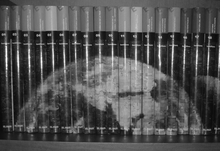
%> input picture Practicas/Practica4_SimulacionFiltradoRuido/P4.tif, 220 x 151 px, shrunk from 637 x 436 before the run
$ octave Practica_4_segunda_parte.m   (GNU Octave 9; MATLAB toolbox functions it lacks are replaced by stand-ins)
%> lines starting %> are read from the running program, lines starting %| are printed output that depends on the picture
### Practicas/Practica4_SimulacionFiltradoRuido/mascaraFiltroGaussiano.m
function mascara = mascaraFiltroGaussiano(W, desviacionTipica)

% Centro de la máscara WxW
center = (W-1)/2;

% Inicializar la máscara del filtro Gaussiano
filtroGaussiano = zeros(W);

% Calcular la máscara del filtro Gaussiano manualmente
for i = 1:W
    for j = 1:W
        % Distancias desde el centro de la máscara
        x = i - center - 1;
        y = j - center - 1;

        % Calcular el valor del filtro Gaussiano en (i,j)
        filtroGaussiano(i, j) = (1/(2*pi*desviacionTipica^2)) * ...
        exp(-(x^2 + y^2)/(2*desviacionTipica^2));
    end
end

% Normalizar la máscara del filtro Gaussiano, la normalización de
% la máscara del filtro gaussiano se realiza para garantizar que
% la suma de todos los elementos de la máscara sea igual a 1.
% Esto es crucial para que la convolución con la máscara no altere
% la intensidad global de la imagen.
mascara = filtroGaussiano / sum(filtroGaussiano(:));

end

### Practicas/Practica4_SimulacionFiltradoRuido/Funcion_FiltroMediana.m
function imagenFiltrada = Funcion_FiltroMediana(imagen, ...
    matrizVecindad, opcionPadding)

    % Obtenemos tamaño de la imagen
    [filas, columnas] = size(imagen);

    % Obtenemos tamaño de la matriz de vecindad
    [filasVecindad, columnasVecindad] = size(matrizVecindad);

    % Redondeamos el numero de filas y de columnas de la ventana
    numFilVent = floor(filasVecindad);
    numColVent = floor(columnasVecindad);

    % Calcular el margen para el relleno
    margenFilas = floor(numFilVent / 2);
    margenColumnas = floor(numColVent / 2);

    if opcionPadding == "zeros"
        % En el caso de zeros como la opcion no existe, no se utiliza
        % ninguna opción de relleno en padarray
        imagenRellenada = padarray(imagen, [margenFilas, margenColumnas]);
    else
        imagenRellenada = padarray(imagen, [margenFilas, margenColumnas], ...
            opcionPadding);
    end

    for fila = 1 + margenFilas : filas + margenFilas
        for columna = 1 + margenColumnas : columnas + margenColumnas
            % Obtener la ventana de vecindad
            ventana = imagenRellenada(fila - margenFilas : fila ...
                + margenFilas, columna - margenColumnas : columna ...
                + margenColumnas);

            % Calcular la mediana
            [filasVentana, columnasVentana] = size(ventana);

            % Pixeles sobre los que calcular la mediana
            pixelesOperacion = [];

            for filaVentana = 1:filasVentana
                for columnaVentana = 1:columnasVentana
                    if matrizVecindad(filaVentana, columnaVentana) == 1
                        pixelesOperacion = [pixelesOperacion, ...
                            double(ventana(filaVentana, columnaVentana))];
                    end
                end
            end

            pixelNuevo = median(pixelesOperacion);

            imagenFiltrada(fila, columna) = uint8(pixelNuevo);
        end
    end

    % Recortar la imagen de salida al tamaño original
    imagenFiltrada = imagenFiltrada(1 + margenFilas : filas ...
        + margenFilas, 1 + margenColumnas : columnas + margenColumnas);

end

### Practicas/Practica4_SimulacionFiltradoRuido/Funcion_FiltAdapt.m
function imagenFiltroAdaptativo = Funcion_FiltAdapt(imagen, matrizVecindad, ...
    varianzaRuido, opcionPadding)

    % Obtenemos tamaño de la imagen
    [filas, columnas] = size(imagen);

    % Obtenemos tamaño de la matriz de vecindad
    [filasVecindad, columnasVecindad] = size(matrizVecindad);

    % Redondeamos el numero de filas y de columnas de la ventana
    numFilVent = floor(filasVecindad);
    numColVent = floor(columnasVecindad);

    % Calcular el margen para el relleno
    margenFilas = floor(numFilVent / 2);
    margenColumnas = floor(numColVent / 2);

    if opcionPadding == "zeros"
        % En el caso de zeros como la opcion no existe, no se utiliza
        % ninguna opción de relleno en padarray
        imagenRellenada = padarray(imagen, [margenFilas, margenColumnas]);
    else
        imagenRellenada = padarray(imagen, [margenFilas, margenColumnas], ...
            opcionPadding);
    end

    % Creamos la imagen con filtro adaptativo
    imagenFiltroAdaptativo = zeros(size(imagenRellenada), "uint8");

    for fila = 1 + margenFilas : filas + margenFilas
        for columna = 1 + margenColumnas : columnas + margenColumnas
            % Obtener la ventana de vecindad
            ventana = imagenRellenada(fila - margenFilas : fila ...
                + margenFilas, columna - margenColumnas : columna ...
                + margenColumnas);

            % Calcular la mediana
            [filasVentana, columnasVentana] = size(ventana);

            % Pixeles sobre los que calcular la mediana
            pixelesOperacion = [];

            for filaVentana = 1:filasVentana
                for columnaVentana = 1:columnasVentana
                    if matrizVecindad(filaVentana, columnaVentana) == 1
                        pixelesOperacion = [pixelesOperacion, ...
                            double(ventana(filaVentana, columnaVentana))];
                    end
                end
            end

            pixelNuevo = double(imagenRellenada(fila, columna)) - ...
            (varianzaRuido / (varianzaRuido + power(std(pixelesOperacion), 2))) ...
            * (double(imagenRellenada(fila, columna)) - ...
            mean(pixelesOperacion, 'all'));

            imagenFiltroAdaptativo(fila, columna) = uint8(pixelNuevo);

            %disp("Pixel antiguo: " + imagenRellenada(fila, columna));
            %disp("Pixel nuevo: " + uint8(pixelNuevo));
        end
    end

    % Recortar la imagen de salida al tamaño original
    imagenFiltroAdaptativo = imagenFiltroAdaptativo(1 + margenFilas : filas ...
        + margenFilas, 1 + margenColumnas : columnas + margenColumnas);
end

### Practicas/Practica4_SimulacionFiltradoRuido/Funcion_FiltAdaptMatricial.m
function imagenFiltroAdaptativo = Funcion_FiltAdaptMatricial(imagen, ...
    matrizVecindad, varianzaRuido, opcionPadding)

    % Creamos un filtro promediador de tamaño 7x7 con fspecial
    filtroPromediador = fspecial('average', [7 7]);

    % Obtenemos la varianza local de la ventana bajo consideración
    varianzaLocal = power(stdfilt(imagen, matrizVecindad), 2);

    % Variable para la convolucion mediante varianza
    % ya que se quiere hacer de forma matricial, se calcula
    % a modo de matriz y se multiplicara por todos los pixeles
    % de la imagen sin filtrar
    h = varianzaRuido ./ (varianzaRuido + varianzaLocal);

    imagenFiltradaMatricial = h .* double(imagen) + (1 - h) .* ...
    double(imfilter(imagen, filtroPromediador, opcionPadding));

    imagenFiltroAdaptativo = uint8(imagenFiltradaMatricial);

end

### Practicas/Practica4_SimulacionFiltradoRuido/Practica_4_segunda_parte.m
imagenP4 = imread("P4.tif");
%> imagenP4 is the input picture: size 151x220 uint8; min 7, max 255, mean 81

% Sal y pimienta con p = 0.9 y q = 0.95
p = 0.9;
q = 0.95;
% Porcentaje de pixeles con ruido sal y pimienta
porcentajePimienta = q - p;
porcentajeSal = 1 - q;

% Generar la matriz x, uniforme de rango (0, 1)
x = rand(size(imagenP4));

% Primera condición, pixeles originales
x(x < p) = imagenP4(x < p);

% Segunda condición
x(p <= x & x < q) = 0;
%> x: size 151x220 double; min 0, max 255, mean 72.8

% Tercera condición
x(q <= x & x < 1) = 255;
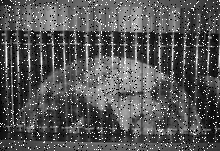
%> x: size 151x220 double; min 0, max 255, mean 85.4

imagenP4SalYPimienta = uint8(x);

% Apartado a
% -------------------------------------------------------------------------

% Definimos una desviación estandar de 1, ya que W = 5
desviacionEstandar = 1;

% Se calcula el tamaño del filtro
W = 5 * desviacionEstandar;

% Creamos la máscara en codigo Matlab
mascaraCodigoMatlab = mascaraFiltroGaussiano(W, desviacionEstandar);

imagenP4FiltradaCodigoMatlab = imfilter(imagenP4SalYPimienta, ...
    mascaraCodigoMatlab, "conv", "replicate");

% Se crea la máscara del filtro gaussiano utilizando fspecial
% con las dimensiones designadas por W
filtroGaussiano = fspecial("gaussian", [W, W], ...
    desviacionEstandar);

% Se aplica la convolución con imfilter
imagenFiltradaFspecial = imfilter(imagenP4SalYPimienta, ...
    filtroGaussiano, ...
    "conv", "replicate");

% Mostrar las imágenes original y filtrada
subplot(3, 1, 1);
imshow(imagenP4SalYPimienta);
title("Imagen P4 Sal y Pimienta");

subplot(3, 1, 2);
imshow(imagenFiltradaFspecial);
title("Imagen Filtrada con Filtro Gaussiano fspecial");

subplot(3, 1, 3);
imshow(imagenP4FiltradaCodigoMatlab);
title("Imagen Filtrada con Codigo Matlab");

if isequal(imagenFiltradaFspecial, imagenP4FiltradaCodigoMatlab)
    disp("Ambas imagenes [imagenFiltradaFspecial, imagenP4FiltradaCodigoMatlab " ...
    + "son idénticas");
end

% Apartado b
% -------------------------------------------------------------------------
matrizVecindad = randi([0, 1], 5, 5);
imagenP4FiltroMediana = Funcion_FiltroMediana(imagenP4SalYPimienta, ...
    matrizVecindad, "symmetric");
%> after the loop in Funcion_FiltroMediana, `for fila = 1 + margenFilas : filas + margenFilas`:
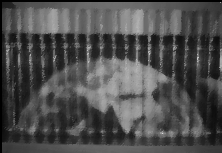
%> imagenFiltrada: size 153x222 uint8; min 0, max 217, mean 76.9

imagenP4FiltroMedianaConMedfilt2 = medfilt2(imagenP4SalYPimienta, ...
    [5, 5], "symmetric");

figure;

subplot(1, 2, 1);
imshow(imagenP4FiltroMediana);
title("Imagen P4 Con Ruido Filtro Mediana");

subplot(1, 2, 2);
imshow(imagenP4FiltroMedianaConMedfilt2);
title("Imagen P4 Con Ruido medfilt2");

if isequal(imagenP4FiltroMediana, imagenP4FiltroMedianaConMedfilt2)
    disp("Ambas imagenes [imagenP4FiltroMediana, imagenP4FiltroMedianaConMedfilt2] " ...
    + "son idénticas");
end

% Apartado c
% -------------------------------------------------------------------------
matrizVecindad7x7 = randi([0, 1], 7, 7);

% Calculamos la varianza del ruido presente en la imagen

% Para ello primero hemos de calcular el ruido presente en
% la imagen con ruido sal y pimienta, mediante la formula
% G(x,y) = I(x,y) + e(x,y), si aislamos el error e nos queda
% la formula e(x,y) = I(x,y) - G(x,y)

[filas, columnas] = size(imagenP4);
%> filas = 151; columnas = 220

% Creamos la matriz con el valor del error de cada pixel
matrizError = zeros(filas, columnas, "uint8");

for fila = 1:filas
    for columna = 1:columnas
        matrizError(fila, columna) = imagenP4(fila, columna) ...
            - imagenP4SalYPimienta(fila, columna);
    end
end
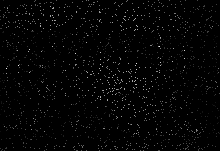
%> matrizError: size 151x220 uint8; min 0, max 248, mean 4.1

% Calculamos varianza
varianzaRuido = power(std(double(matrizError), 0, "all"), 2);
%> varianzaRuido = 417.6

imagenP4FiltroAdaptativo = Funcion_FiltAdapt(imagenP4SalYPimienta, ...
    matrizVecindad7x7, varianzaRuido, "symmetric");
%> after the loop in Funcion_FiltAdapt, `for fila = 1 + margenFilas : filas + margenFilas`:
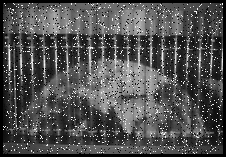
%> imagenFiltroAdaptativo: size 157x226 uint8; min 0, max 250, mean 80.1


% Utilizamos la función con filtro adaptativo matricial

imagenP4FiltroAdaptativoMatricial = Funcion_FiltAdaptMatricial(imagenP4SalYPimienta, ...
    matrizVecindad7x7, varianzaRuido, "symmetric");
%> in Funcion_FiltAdaptMatricial, `varianzaLocal = power(stdfilt(imagen, matrizVecindad), 2);`:
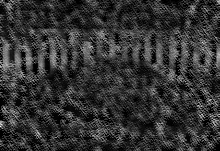
%> varianzaLocal: size 151x220 double; min 0.918, max 12854.6, mean 2613.5; drawn with min black and max white
%> in Funcion_FiltAdaptMatricial, `h = varianzaRuido ./ (varianzaRuido + varianzaLocal);`:
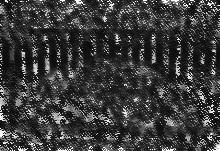
%> h: size 151x220 double; min 0.0315, max 0.998, mean 0.232
%> in Funcion_FiltAdaptMatricial, `imagenFiltradaMatricial = h .* double(imagen) + (1 - h) .* double(imfi..`:
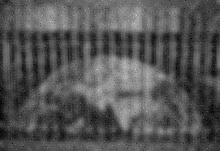
%> imagenFiltradaMatricial: size 151x220 double; min 1.05, max 206.3, mean 84.7

figure;

subplot(1, 2, 1);
imshow(imagenP4FiltroAdaptativo);
title("Imagen P4 Con Ruido Filtro Adaptativo");

subplot(1, 2, 2);
imshow(imagenP4FiltroAdaptativoMatricial);
title("Imagen P4 Con Ruido Filtro Adaptativo Matricial");
